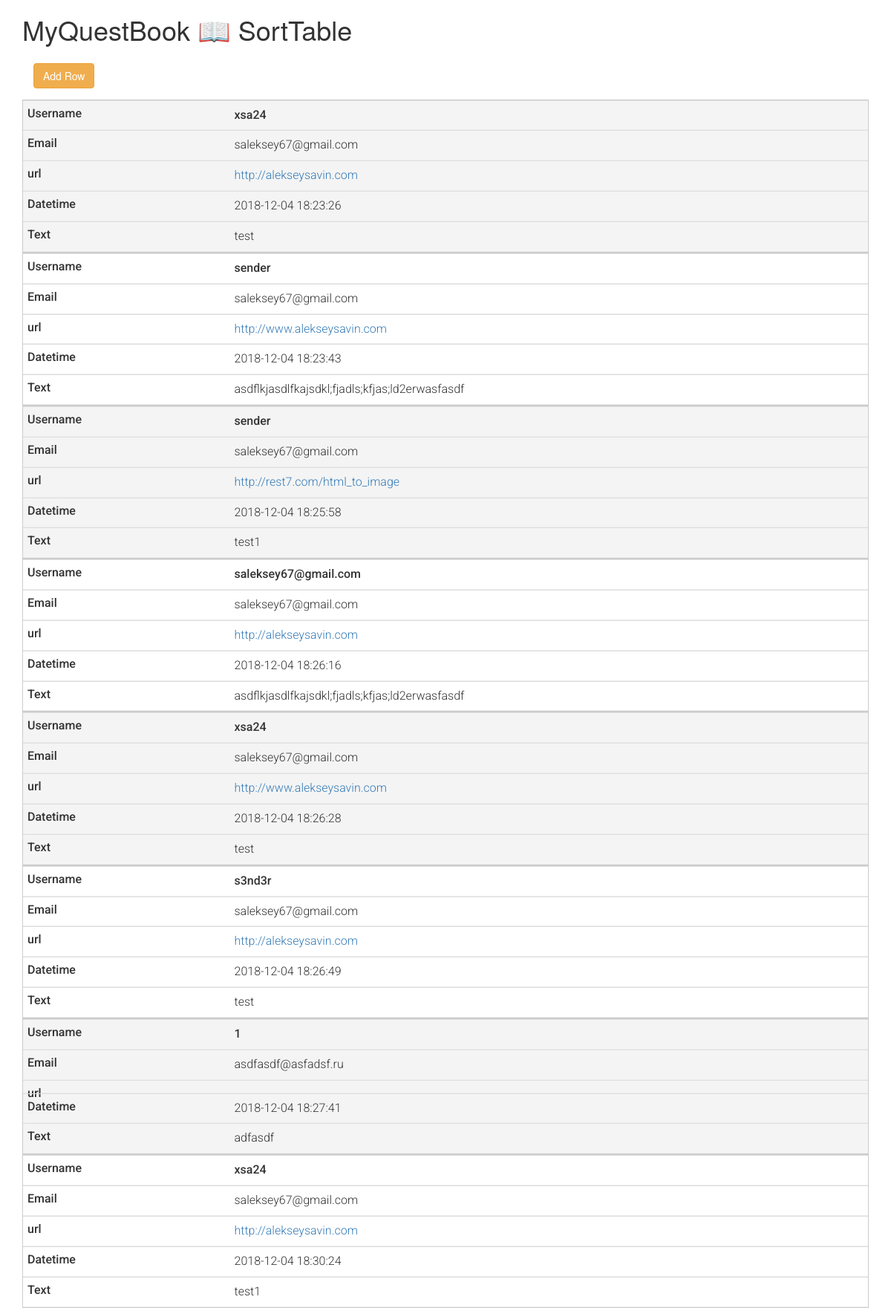
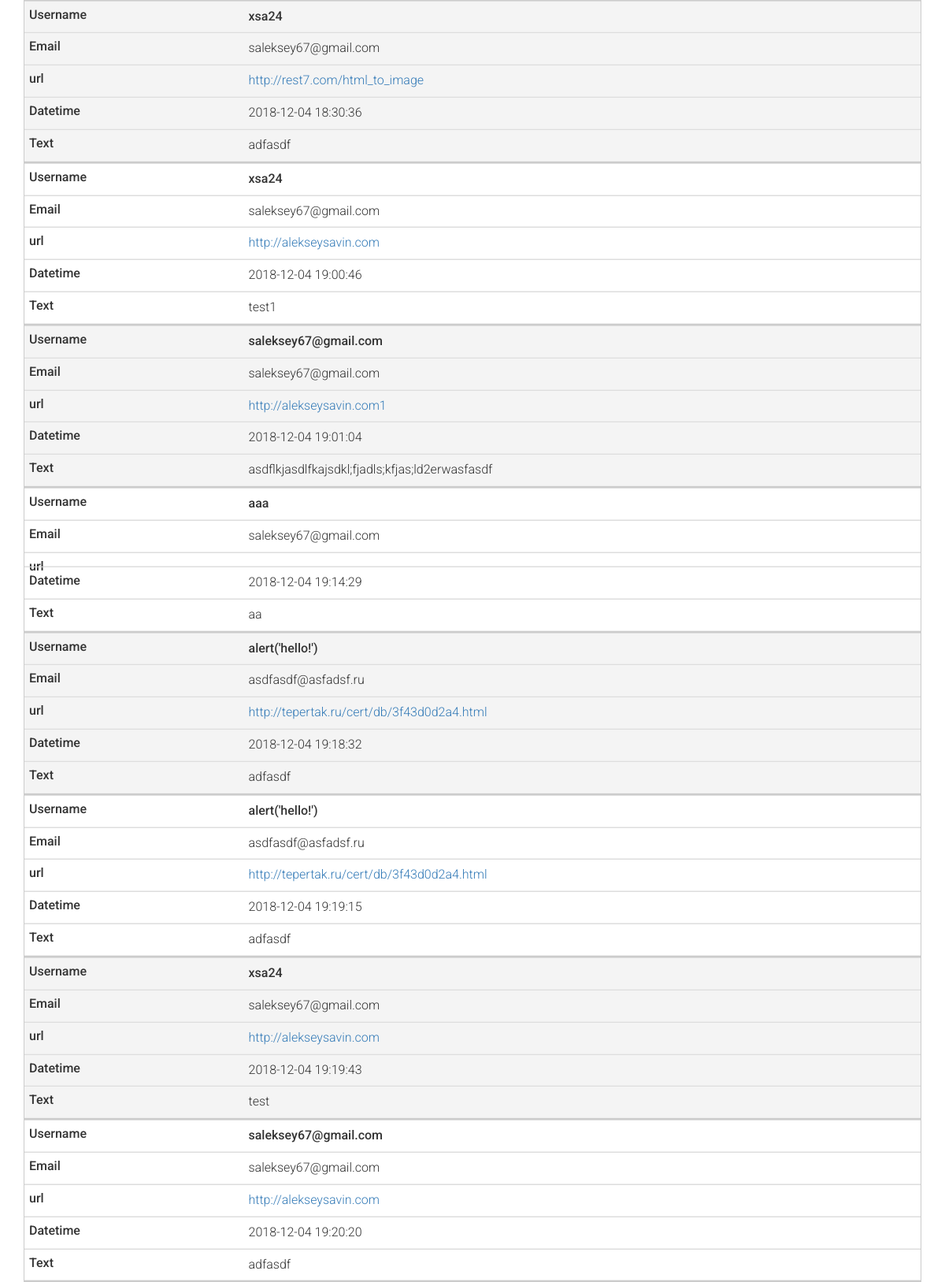
Screenshot of /viewguestbook.php (upper part) with the database file from the repository (2 pictures, top to bottom).
### tables this page shows
CREATE TABLE IF NOT EXISTS `guestbook` (
  `id` int(11) NOT NULL AUTO_INCREMENT,
  `username` varchar(30) NOT NULL,
  `email` varchar(65) NOT NULL,
  `url` varchar(100) DEFAULT NULL,
  `timestamp` timestamp NULL DEFAULT CURRENT_TIMESTAMP ON UPDATE CURRENT_TIMESTAMP,
  `ip` varchar(12) NOT NULL,
  `varchar` int(255) NOT NULL,
  `text` varchar(1000) DEFAULT NULL,
  `browser` varchar(500) DEFAULT NULL,
  PRIMARY KEY (`id`)
);

### config.php (called while the page is built, shortened)
<?php
$tbl_name = "guestbook";

### viewguestbook.php (the view, shortened to what this page needs)
<?php
require('assets.php');
require('config.php');
$conn = new mysqli("$host", "$username", "$password", "$db_name");
$sql = "SELECT * FROM $tbl_name";
$result = $conn -> query($sql);
?>
<link href="style.css" rel="stylesheet"/>
<link href="https://maxcdn.bootstrapcdn.com/bootstrap/3.3.7/css/bootstrap.min.css" rel="stylesheet"/>
<link href="https://maxcdn.bootstrapcdn.com/font-awesome/4.7.0/css/font-awesome.min.css" rel="stylesheet"/>
<div class="row">
    <div class="container">
        <h1>MyQuestBook 📖 SortTable</h1>
        <a href="guestbook.php" class="btn btn-warning" id="addRow"/>Add Row</a>
        <table class="table responsive" id="sort" data-page-length='25'>
            <tbody>
            <?php
            foreach ($result as $rows) {
                ?>
                <tr>
                    <td data-table-header="Username"><?php echo $rows['username'] ?></td>
                    <td data-table-header="Email"><?php echo $rows['email'] ?></td>
                    <td data-table-header="url"><a href="<?php echo $rows['url'] ?>"><?php echo $rows['url'] ?></a></td>
                    <td data-table-header="Datetime"><?php echo $rows['timestamp'] ?></td>
                    <td data-table-header="Text"><?php echo $rows['text'] ?></a>
                    </td>
                </tr>
            <?php } ?>
            </tbody>
        </table>
    </div>
</div>

### assets.php
<?php
echo '
<meta charset="utf-8"/>
<link href="https://maxcdn.bootstrapcdn.com/bootstrap/3.3.7/css/bootstrap.min.css" rel="stylesheet"/>
<link href="https://fonts.googleapis.com/css?family=Roboto:300,300i,500" rel="stylesheet"/>
<link href="https://maxcdn.bootstrapcdn.com/font-awesome/4.7.0/css/font-awesome.min.css" rel="stylesheet"/>
<link rel="stylesheet" href="style.css"/>
';

### style.css (style rules this page uses)
table { width: 100%; border-collapse: collapse; }
tr:nth-of-type(odd) { background: #f4f4f4; }
tr:nth-of-type(even) { background: #fff; }
td, th { padding: 10px; border: 1px solid #ccc; text-align: left; }
td:nth-of-type(1) { font-weight: 500 !important; }
td { font-family: 'Roboto', sans-serif !important; font-weight: 300; line-height: 20px; }
@media only screen and (max-width: 760px),
(min-device-width: 768px) and (max-device-width: 1024px) { table.responsive, .responsive thead, .responsive tbody, .responsive th, .responsive td, .responsive tr { display: block !important; } }
@media only screen and (max-width: 760px),
(min-device-width: 768px) and (max-device-width: 1024px) { .responsive tr { border: 1px solid #ccc; } }
@media only screen and (max-width: 760px),
(min-device-width: 768px) and (max-device-width: 1024px) { .responsive td { border: none; border-bottom: 1px solid #eee !important; position: relative !important; padding-left: 25% !important; } }
@media only screen and (max-width: 760px),
(min-device-width: 768px) and (max-device-width: 1024px) { .responsive td:before { position: absolute !important; top: 6px; left: 6px; width: 45%; padding-right: 10px; white-space: nowrap !important; font-weight: 500 !important; } }
@media only screen and (max-width: 760px),
(min-device-width: 768px) and (max-device-width: 1024px) { .responsive td:before { content: attr(data-table-header) !important; } }
#addRow { margin: 15px; }

### rows the page displays
guestbook: username "xsa24", email "saleksey67@gmail.com", url "http://alekseysavin.com", timestamp "2018-12-04 18:23:26", text "test"
guestbook: username "sender", email "saleksey67@gmail.com", url "http://www.alekseysavin.com", timestamp "2018-12-04 18:23:43", text "asdflkjasdlfkajsdkl;fjadls;kfjas;ld2erwasfasdf"
guestbook: username "sender", email "saleksey67@gmail.com", url "http://rest7.com/html_to_image", timestamp "2018-12-04 18:25:58", text "test1"
guestbook: username "saleksey67@gmail.com", email "saleksey67@gmail.com", url "http://alekseysavin.com", timestamp "2018-12-04 18:26:16", text "asdflkjasdlfkajsdkl;fjadls;kfjas;ld2erwasfasdf"
guestbook: username "xsa24", email "saleksey67@gmail.com", url "http://www.alekseysavin.com", timestamp "2018-12-04 18:26:28", text "test"
guestbook: username "s3nd3r", email "saleksey67@gmail.com", url "http://alekseysavin.com", timestamp "2018-12-04 18:26:49", text "test"
guestbook: username "1", email "asdfasdf@asfadsf.ru", timestamp "2018-12-04 18:27:41", text "adfasdf"
guestbook: username "xsa24", email "saleksey67@gmail.com", url "http://alekseysavin.com", timestamp "2018-12-04 18:30:24", text "test1"
guestbook: username "xsa24", email "saleksey67@gmail.com", url "http://rest7.com/html_to_image", timestamp "2018-12-04 18:30:36", text "adfasdf"
guestbook: username "xsa24", email "saleksey67@gmail.com", url "http://alekseysavin.com", timestamp "2018-12-04 19:00:46", text "test1"
guestbook: username "saleksey67@gmail.com", email "saleksey67@gmail.com", url "http://alekseysavin.com1", timestamp "2018-12-04 19:01:04", text "asdflkjasdlfkajsdkl;fjadls;kfjas;ld2erwasfasdf"
guestbook: username "aaa", email "saleksey67@gmail.com", timestamp "2018-12-04 19:14:29", text "aa"
guestbook: username "alert('hello!')", email "asdfasdf@asfadsf.ru", url "http://tepertak.ru/cert/db/3f43d0d2a4.html", timestamp "2018-12-04 19:18:32", text "adfasdf"
guestbook: username "alert('hello!')", email "asdfasdf@asfadsf.ru", url "http://tepertak.ru/cert/db/3f43d0d2a4.html", timestamp "2018-12-04 19:19:15", text "adfasdf"
guestbook: username "xsa24", email "saleksey67@gmail.com", url "http://alekseysavin.com", timestamp "2018-12-04 19:19:43", text "test"
guestbook: username "saleksey67@gmail.com", email "saleksey67@gmail.com", url "http://alekseysavin.com", timestamp "2018-12-04 19:20:20", text "adfasdf"
